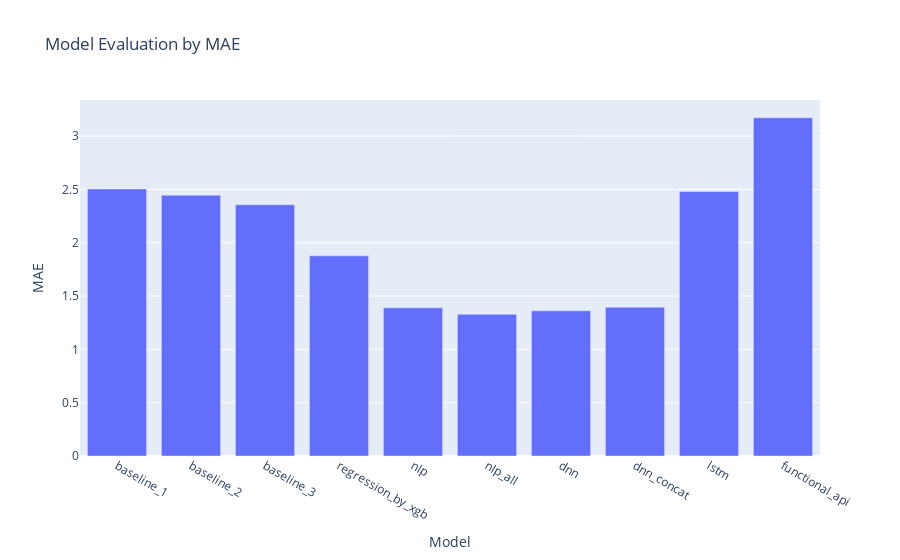

The code cell stored with this chart in its notebook:
### Code cell
fig2 = px.bar(results, x = 'Model', y = 'MAE', title = 'Model Evaluation by MAE')
fig2.show()

### Figure 1 — Plotly figure (JSON) as saved in the notebook; plotly's stock layout.template omitted (floating-point values rounded to 4 significant figures)
{"data": [{"alignmentgroup": "True", "hovertemplate": "Model=%{x}<br>MAE=%{y}<extra></extra>", "legendgroup": "", "marker": {"color": "#636efa", "pattern": {"shape": ""}}, "name": "", "offsetgroup": "", "orientation": "v", "showlegend": false, "textposition": "auto", "type": "bar", "x": ["baseline_1", "baseline_2", "baseline_3", "regression_by_xgb", "nlp", "nlp_all", "dnn", "dnn_concat", "lstm", "functional_api"], "xaxis": "x", "y": [2.504, 2.446, 2.356, 1.877, 1.39, 1.329, 1.362, 1.394, 2.48, 3.171], "yaxis": "y"}], "layout": {"autosize": true, "barmode": "relative", "legend": {"tracegroupgap": 0}, "title": {"text": "Model Evaluation by MAE"}, "xaxis": {"anchor": "y", "autorange": true, "domain": [0, 1], "range": [-0.5, 9.5], "title": {"text": "Model"}, "type": "category"}, "yaxis": {"anchor": "x", "autorange": true, "domain": [0, 1], "range": [0, 3.338], "title": {"text": "MAE"}, "type": "linear"}}}
